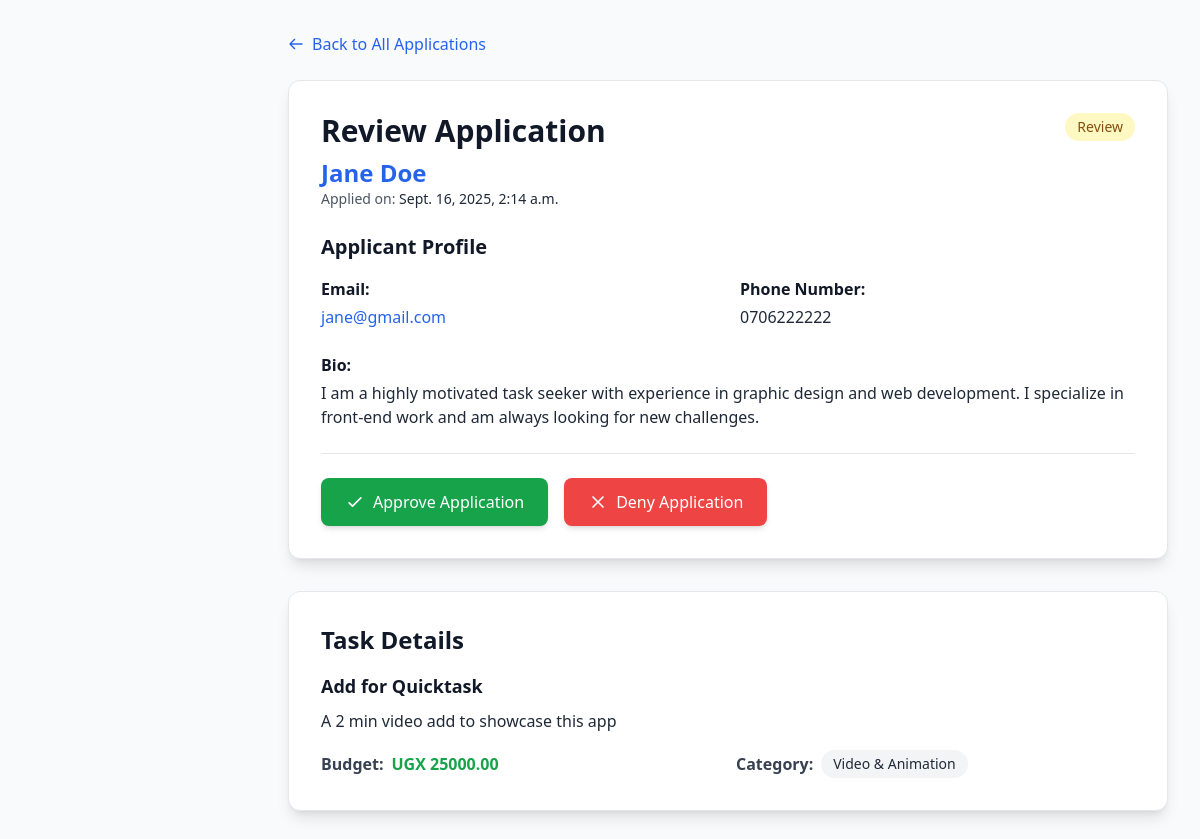
The page /giver/applications/3/ (signed in) on the database its author committed.
### task_giver/models.py (models this page shows, shortened)
class Applications(models.Model):
        applied_on = models.DateTimeField(auto_now_add=True)
        user = models.ForeignKey(settings.AUTH_USER_MODEL, on_delete=models.CASCADE)
        task = models.ForeignKey(Task, on_delete=models.CASCADE)
        STATUS_CHOICES = (
            ('review', 'Review'),
            ('rejected', 'Rejected'),
            ('approved', 'Approved'),
        )
        status = models.CharField(max_length=20, choices=STATUS_CHOICES, default='open')
        class Meta:
            constraints = [
                 UniqueConstraint(fields=['user','task'], name="applications_must_be_unqiue")
            ]

class Task(models.Model):
    user = models.ForeignKey(User, on_delete=models.CASCADE)
    title = models.CharField(max_length=200)
    description = models.TextField()
    category = models.CharField(max_length=200)
    budget = models.DecimalField(max_digits=10, decimal_places=2)
    deadline = models.DateTimeField()
    posted_on = models.DateTimeField(auto_now_add=True)
    views = models.PositiveIntegerField(default=0)
    STATUS_CHOICES = (
        ('open', 'Open'),
        ('in_progress', 'In Progress'),
        ('completed', 'Completed'),
        ('canceled', 'Canceled'),
    )
    status = models.CharField(max_length=20, choices=STATUS_CHOICES, default='open')
    file_upload = models.FileField(upload_to='task_files/', blank=True, null=True, validators=[FileExtensionValidator(allowed_extensions=['pdf'])])
    location = models.CharField(max_length=200, blank=True, null=True)

### accounts/models.py (models this page shows, shortened)
class Profile(models.Model):
    ROLE_CHOICES = [
        ('seeker', 'Task Seeker'),
        ('giver', 'Task Giver'),
    ]
    UGANDA_DISTRICTS = [
        ('Kampala', 'Kampala'),
        ('Wakiso', 'Wakiso'),
        ('Mukono', 'Mukono'),
        ('Mbarara', 'Mbarara'),
        ('Gulu', 'Gulu'),
        ('Jinja', 'Jinja'),
        ('Mbale', 'Mbale'),
        ('Arua', 'Arua'),
        ('Lira', 'Lira'),
        ('Masaka', 'Masaka'),
        ('Fort Portal', 'Fort Portal'),
        ('Hoima', 'Hoima'),
        ('Soroti', 'Soroti'),
        ('Masindi', 'Masindi'),
        ('Kabale', 'Kabale'),
        ('Bushenyi', 'Bushenyi'),
        ('Tororo', 'Tororo'),
        ('Iganga', 'Iganga'),
        ('Mityana', 'Mityana'),
        ('Kasese', 'Kasese'),
    ]
    user = models.OneToOneField(User, on_delete=models.CASCADE, related_name='profile')
    role = models.CharField(max_length=10, choices=ROLE_CHOICES)
    district = models.CharField(max_length=50, choices=UGANDA_DISTRICTS, default='Kampala')
    ugandan_phone_regex = RegexValidator(
        regex=r'^((\+256|0)7(0|1|5|6|7|8|9)[0-9]{7})$',
        message="Enter a valid Ugandan phone number, e.g., 0772123456 or +256772123456"
    )
    phone_number = models.CharField(
        validators=[ugandan_phone_regex],
        max_length=15, # Set an appropriate max length
        blank=True, # Allows the field to be optional in forms
        null=True # Allows the database field to be nullable
    )
    bio = models.TextField(
        blank=True,
        null=True
    )

### task_giver/views.py (the view)
# urls.py: path('applications/<int:app_id>/', views.app_detail, name="app_detail"),
@login_required
def app_detail(request,app_id):
    app = get_object_or_404(Applications, pk=app_id)
    app.status = "Review"
    app.save()
    task = app.task
    context = {
        'task': task,
        'app': app
    }
    return render(request, 'task_giver/application_detail.html', context)

### task_giver/templates/task_giver/application_detail.html (shortened to what this page needs)
<!DOCTYPE html>
<html lang="en">
<head>
    <script src="https://cdn.tailwindcss.com"></script>
</head>
<body class="bg-gray-50 min-h-screen">
    <div class="lg:ml-64 min-h-screen">
        <div class="max-w-7xl mx-auto px-4 sm:px-6 lg:px-8 py-8 pt-20 lg:pt-8">
            <div class="mb-6">
                <a href="{% url 'task_giver:applications' %}" class="flex items-center text-blue-600 hover:text-blue-800 font-medium transition-colors">
                    <svg class="w-4 h-4 mr-2" fill="none" stroke="currentColor" viewBox="0 0 24 24">
                        <path stroke-linecap="round" stroke-linejoin="round" stroke-width="2" d="M10 19l-7-7m0 0l7-7m-7 7h18"></path>
                    </svg>
                    Back to All Applications
                </a>
            </div>
            <div class="job-detail-card bg-white rounded-xl shadow-lg border border-gray-200 p-8 mb-8">
                <div class="flex flex-col md:flex-row md:items-start md:justify-between mb-6">
                    <div>
                        <h1 class="text-3xl font-bold text-gray-900 mb-2">Review Application</h1>
                        <h2 class="text-2xl font-semibold text-blue-600">{{ app.user.first_name }} {{ app.user.last_name }}</h2>
                        <p class="text-sm text-gray-600">Applied on: <a href="#" class="font-medium text-gray-800 hover:underline">{{ app.applied_on }}</a></p>
                    </div>
                    <div class="mt-4 md:mt-0 flex items-center space-x-3">
                         <span class="badge px-3 py-1 rounded-full text-sm font-medium bg-yellow-100 text-yellow-800">
                            {{ app.status }}
                        </span>
                    </div>
                </div>
                <div class="prose max-w-none text-gray-700">
                    <h4 class="text-xl font-semibold text-gray-900 mb-4">Applicant Profile</h4>
                    <div class="grid grid-cols-1 md:grid-cols-2 gap-6 mb-6">
                        <div>
                            <p class="font-semibold text-gray-900 mb-1">Email:</p>
                            <a href="mailto:alex.j@example.com" class="text-blue-600 hover:underline">{{ app.user.email }}</a>
                        </div>
                        <div>
                            <p class="font-semibold text-gray-900 mb-1">Phone Number:</p>
                            <p class="text-gray-800">{{ app.user.profile.phone_number }}</p>
                        </div>
                        <div class="md:col-span-2">
                            <p class="font-semibold text-gray-900 mb-1">Bio:</p>
                            <p class="text-gray-800">{{ app.user.profile.bio }}</p>
                        </div>
                    </div>
                </div>
                <hr class="border-gray-200 my-6">
                <div class="flex flex-col sm:flex-row sm:space-x-4 space-y-3 sm:space-y-0">
                        <a href="{% url 'task_giver:approve_app' app.id %}">
                        <button type="submit" class="w-full interactive-btn bg-green-600 hover:bg-green-700 text-white px-6 py-3 rounded-lg font-medium shadow-md">
                            <span class="flex items-center justify-center">
                                <svg class="w-5 h-5 mr-2" fill="none" stroke="currentColor" viewBox="0 0 24 24">
                                    <path stroke-linecap="round" stroke-linejoin="round" stroke-width="2" d="M5 13l4 4L19 7"></path>
                                </svg>
                                Approve Application
                            </span>
                        </button>
                    </a>
                    <a href="{% url 'task_giver:deny_app' app.id %}">
                        <button type="submit" class="w-full interactive-btn bg-red-500 hover:bg-red-600 text-white px-6 py-3 rounded-lg font-medium shadow-md">
                            <span class="flex items-center justify-center">
                                <svg class="w-5 h-5 mr-2" fill="none" stroke="currentColor" viewBox="0 0 24 24">
                                    <path stroke-linecap="round" stroke-linejoin="round" stroke-width="2" d="M6 18L18 6M6 6l12 12"></path>
                                </svg>
                                Deny Application
                            </span>
                        </button>
                    </a>
                </div>
            </div>
            <div class="job-detail-card bg-white rounded-xl shadow-lg border border-gray-200 p-8">
                <h4 class="text-2xl font-bold text-gray-900 mb-4">Task Details</h4>
                <div class="prose max-w-none text-gray-700">
                    <h5 class="font-semibold text-lg text-gray-900 mb-2">{{ task.title }}</h5>
                    <p class="text-gray-800 leading-relaxed">{{ task.description }}</p>
                    <div class="mt-4 grid grid-cols-1 md:grid-cols-2 gap-4">
                        <div class="flex items-center">
                            <p class="font-semibold mr-2">Budget:</p>
                            <span class="text-green-600 font-bold">UGX {{ task.budget }}</span>
                        </div>
                        <div class="flex items-center">
                            <p class="font-semibold mr-2">Category:</p>
                            <span class="bg-gray-100 text-gray-800 px-3 py-1 rounded-full text-sm font-medium">{{ task.category }}</span>
                        </div>
                    </div>
                </div>
            </div>
        </div>
    </div>
</body>
</html>

### task_giver/templates/task_giver/application_detail.html (style rules this page uses)
.job-detail-card { transition: all 0.4s cubic-bezier(0.4, 0, 0.2, 1); }
.interactive-btn { transition: all 0.3s cubic-bezier(0.4, 0, 0.2, 1); position: relative; overflow: hidden; }
.interactive-btn::before { content: ''; position: absolute; top: 0; left: -100%; width: 100%; height: 100%; background: linear-gradient(90deg, transparent, rgba(255, 255, 255, 0.2), transparent); transition: left 0.5s; }
.badge { transition: all 0.3s ease; }

### rows shown on the page
Applications: user.first_name "Jane", user.last_name "Doe", applied_on "Sept. 16, 2025, 2:14 a.m.", status "Review", user.email "jane@gmail.com", user.profile.phone_number "0706222222", user.profile.bio "I am a highly motivated task seeker with experience in graphic design and web development. I specialize in front-end work and am always looking for new challenges."
Task: title "Add for Quicktask", description "A 2 min video add to showcase this app", budget "25000.00", category "Video & Animation"
